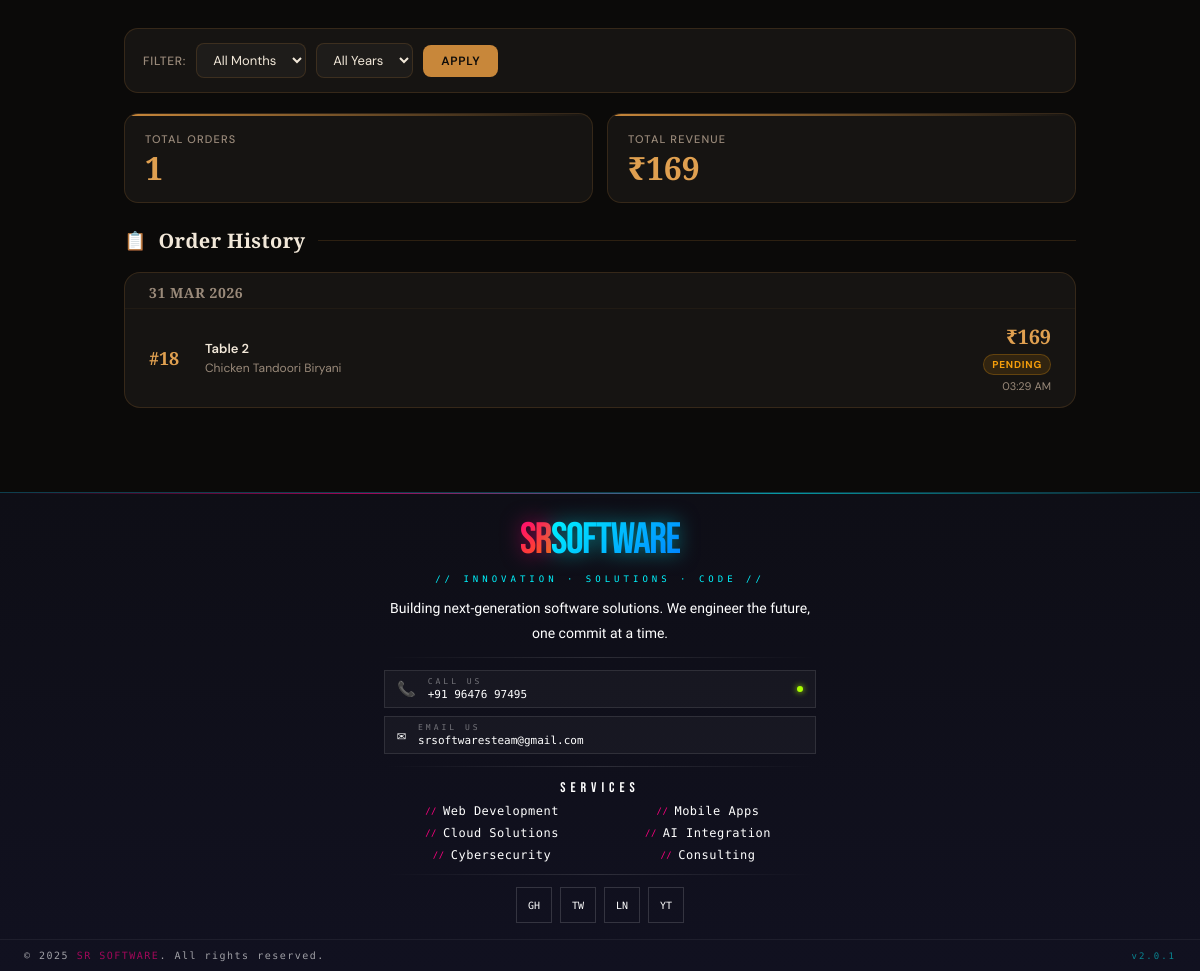
/orders?embedded=true (signed in), run on the app's committed database.
### models.py (models this page shows)
class Order(db.Model):
    __tablename__ = 'orders'
    id = db.Column(db.Integer, primary_key=True)
    user_id = db.Column(db.Integer, db.ForeignKey('users.id'), nullable=False)
    table_no = db.Column(db.String(20), nullable=False)
    items = db.Column(db.Text)  # backward compat with old orders
    notes = db.Column(db.String(500), default='')
    total = db.Column(db.Float, default=0)
    status = db.Column(db.String(20), default='pending')
    created_at = db.Column(db.DateTime, default=datetime.now)
    order_items = db.relationship('OrderItem', backref='order', lazy=True, cascade='all, delete-orphan')

### blueprints/menu_bp.py (the view)
@menu_bp.route('/orders')
@login_required
def order_history():
    month = request.args.get('month', type=int)
    year = request.args.get('year', type=int)
    query = Order.query.filter(Order.user_id == session['user_id'], Order.status != 'cancelled')
    if year:
        query = query.filter(db.extract('year', Order.created_at) == year)
    if month:
        query = query.filter(db.extract('month', Order.created_at) == month)
    orders = query.order_by(Order.created_at.desc()).all()
    total_revenue = sum(o.total for o in orders)
    total_orders = len(orders)
    return render_template('order_history.html',
                           orders=orders,
                           username=session['username'],
                           total_revenue=total_revenue,
                           total_orders=total_orders,
                           filter_month=month,
                           filter_year=year)

### blueprints/menu_bp.py (called while the page is built)
def login_required(f):
    @wraps(f)
    def decorated(*args, **kwargs):
        if 'user_id' not in session:
            return redirect('/')
        return f(*args, **kwargs)
    return decorated

### security.py (called while the page is built)
def get_csrf_token():
    token = session.get(CSRF_SESSION_KEY)
    if not token:
        token = secrets.token_urlsafe(32)
        session[CSRF_SESSION_KEY] = token
    return token

def init_csrf_protection(app):
    @app.before_request
    def csrf_protect():
        if request.method in SAFE_METHODS:
            return
        if is_csrf_exempt():
            return
        validate_csrf_token()
    @app.context_processor
    def inject_csrf_token():
        return {"csrf_token": get_csrf_token()}

### templates/order_history.html (shortened to what this page needs)
<!DOCTYPE html>
<html lang="en">
<head>
</head>
<body>
  <div class="page">
    <form class="filter-bar" method="GET" action="/orders">
      <label>Filter:</label>
      <select name="month">
        <option value="">All Months</option>
      </select>
      <select name="year">
        <option value="">All Years</option>
      </select>
      <button type="submit" class="filter-btn">Apply</button>
    </form>
    <div class="stats-row">
      <div class="stat-card" style="animation-delay:0s">
        <div class="stat-label">Total Orders</div>
        <div class="stat-value">{{total_orders}}</div>
      </div>
      <div class="stat-card" style="animation-delay:0.06s">
        <div class="stat-label">Total Revenue</div>
        <div class="stat-value">₹{{ total_revenue | int }}</div>
      </div>
    </div>
    <div class="section-head">
      <span class="section-icon">📋</span>
      <span class="section-title">Order History</span>
    </div>
    <div class="card">
      {% if orders %}
      {% set ns = namespace(cur_date='') %}
      {% for order in orders %}
      {% set order_date = order.created_at.strftime('%d %b %Y') %}
      {% if order_date != ns.cur_date %}
      {% set ns.cur_date = order_date %}
      <div class="date-group-label">{{ order_date }}</div>
      {% endif %}
      <div class="order-row" style="animation-delay:{{ loop.index0 * 0.03 }}s">
        <div class="order-id">#{{ order.id }}</div>
        <div class="order-info">
          <div class="order-table-badge">Table {{ order.table_no }}</div>
          <div class="order-items-list">
            {{ order.order_items | map(attribute='item_name') | join(', ') }}
          </div>
        </div>
        <div class="order-meta">
          <div class="order-total">₹{{ order.total | int }}</div>
          <span class="order-status {{ order.status }}">{{ order.status }}</span>
          <div class="order-time">{{ order.created_at.strftime('%I:%M %p') }}</div>
        </div>
      </div>
      {% endfor %}
      {% else %}
      <div class="empty-state">
        <div class="es-icon">📋</div>
        <p>No orders found</p>
      </div>
      {% endif %}
    </div>
  </div>
  {% include 'sr_footer.html' %}
</body>
</html>

### templates/order_history.html (style rules this page uses)
:root { --obsidian: #0b0a09; --coal: #141210; --ash: #1e1c1a; --deep: #161412; --ember: #c8873a; --ember-glow: #e0a050; --ember-dim: #8a5a20; --cream: #f2e8d9; --cream-muted: #9a8a7a; --divider: rgba(200, 135, 58, 0.18); --success: #22c55e; --danger: #ef4444; --ff-display: 'Cormorant Garamond', Georgia, serif; --ff-body: 'DM Sans', system-ui, sans-serif; --ease: cubic-bezier(0.16, 1, 0.3, 1); }
*, *::before, *::after { box-sizing: border-box; margin: 0; padding: 0; }
html { scroll-behavior: smooth; }
body { font-family: var(--ff-body); background: var(--obsidian); color: var(--cream); min-height: 100svh; -webkit-font-smoothing: antialiased; }
.page { max-width: 1000px; margin: 0 auto; padding: 28px 24px 60px; }
.section-head { display: flex; align-items: center; gap: 12px; margin-bottom: 18px; }
.section-head::after { content: ''; flex: 1; height: 1px; background: var(--divider); }
.section-title { font-family: var(--ff-display); font-size: 20px; font-weight: 700; color: var(--cream); white-space: nowrap; letter-spacing: 0.02em; }
.section-icon { font-size: 18px; }
.stats-row { display: grid; grid-template-columns: repeat(auto-fit, minmax(160px, 1fr)); gap: 14px; margin-bottom: 24px; }
.stat-card { background: var(--deep); border: 1px solid var(--divider); border-radius: 14px; padding: 18px 20px; animation: fadeUp 0.5s var(--ease) both; position: relative; overflow: hidden; }
.stat-card::before { content: ''; position: absolute; top: 0; left: 0; right: 0; height: 2px; background: linear-gradient(to right, var(--ember), transparent); }
.stat-label { font-size: 11px; font-weight: 500; letter-spacing: 0.1em; text-transform: uppercase; color: var(--cream-muted); margin-bottom: 6px; }
.stat-value { font-family: var(--ff-display); font-size: 32px; font-weight: 700; color: var(--ember-glow); line-height: 1; }
.card { background: var(--deep); border: 1px solid var(--divider); border-radius: 16px; padding: 0; margin-bottom: 24px; animation: fadeUp 0.5s var(--ease) both; overflow: hidden; }
.order-row { display: flex; align-items: center; gap: 16px; padding: 14px 24px; border-bottom: 1px solid rgba(200, 135, 58, 0.08); transition: background 0.2s ease; }
.order-row:last-child { border-bottom: none; }
.order-id { font-family: var(--ff-display); font-size: 18px; font-weight: 700; color: var(--ember-glow); min-width: 40px; }
.order-info { flex: 1; min-width: 0; }
.order-table-badge { font-size: 13px; font-weight: 600; color: var(--cream); }
.order-items-list { font-size: 12px; color: var(--cream-muted); margin-top: 3px; white-space: nowrap; overflow: hidden; text-overflow: ellipsis; }
.order-meta { display: flex; flex-direction: column; align-items: flex-end; gap: 4px; flex-shrink: 0; }
.order-total { font-family: var(--ff-display); font-size: 20px; font-weight: 700; color: var(--ember-glow); }
.order-time { font-size: 11px; color: var(--cream-muted); }
.order-status { font-size: 10px; font-weight: 700; letter-spacing: 0.08em; text-transform: uppercase; padding: 3px 8px; border-radius: 999px; }
.order-status.pending { background: rgba(245, 158, 11, 0.12); color: #f59e0b; border: 1px solid rgba(245, 158, 11, 0.25); }
.filter-bar { display: flex; flex-wrap: wrap; align-items: center; gap: 10px; margin-bottom: 20px; padding: 14px 18px; background: var(--deep); border: 1px solid var(--divider); border-radius: 14px; }
.filter-bar label { font-size: 12px; font-weight: 500; letter-spacing: 0.06em; text-transform: uppercase; color: var(--cream-muted); }
.filter-bar select { font-family: var(--ff-body); font-size: 13px; padding: 7px 12px; border-radius: 8px; border: 1px solid var(--divider); background: var(--ash); color: var(--cream); cursor: pointer; }
.filter-bar .filter-btn { font-family: var(--ff-body); font-size: 12px; font-weight: 600; letter-spacing: 0.06em; text-transform: uppercase; padding: 8px 18px; border-radius: 8px; border: none; cursor: pointer; background: var(--ember); color: var(--obsidian); transition: all 0.2s ease; }
.date-group-label { font-family: var(--ff-display); font-size: 14px; font-weight: 600; color: var(--cream-muted); padding: 10px 24px 6px; border-bottom: 1px solid rgba(200, 135, 58, 0.06); letter-spacing: 0.04em; text-transform: uppercase; }

### data on the page
Order: created_at "31 MAR 2026", id "18", table_no "2", order_items|map "Chicken Tandoori Biryani", total "169", status "PENDING", created_at "03:29 AM"

### other printed values
{{ total_orders }} "1"
{{ total_revenue | int }} "169"
